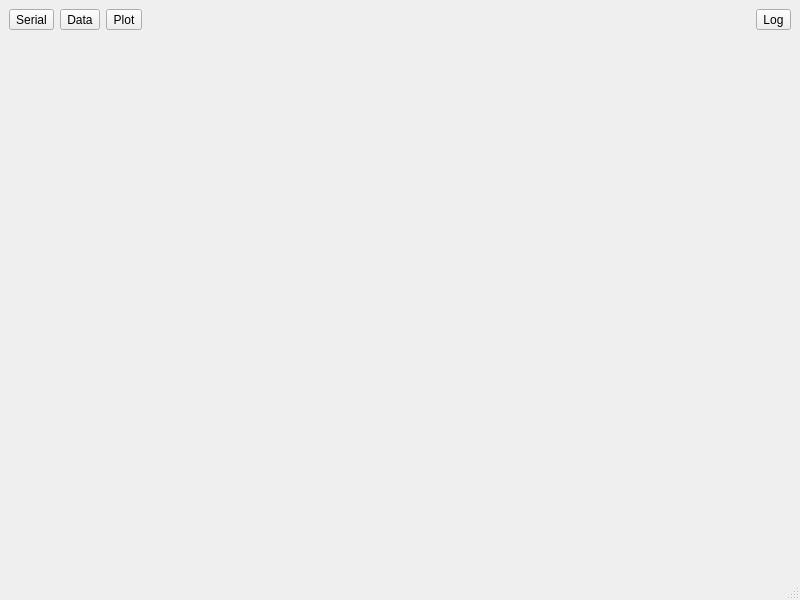
<?xml version="1.0" encoding="UTF-8"?>
<ui version="4.0">
 <class>MainWindow</class>
 <widget class="QMainWindow" name="MainWindow">
  <property name="geometry">
   <rect>
    <x>0</x>
    <y>0</y>
    <width>800</width>
    <height>600</height>
   </rect>
  </property>
  <property name="windowTitle">
   <string>MainWindow</string>
  </property>
  <widget class="QWidget" name="centralwidget">
   <layout class="QGridLayout" name="gridLayout" rowstretch="1,9">
    <item row="0" column="0">
     <layout class="QHBoxLayout" name="hLayFunc">
      <item>
       <widget class="QToolButton" name="btnSerial">
        <property name="text">
         <string>Serial</string>
        </property>
       </widget>
      </item>
      <item>
       <widget class="QToolButton" name="btnData">
        <property name="text">
         <string>Data</string>
        </property>
       </widget>
      </item>
      <item>
       <widget class="QToolButton" name="btnPlot">
        <property name="text">
         <string>Plot</string>
        </property>
       </widget>
      </item>
      <item>
       <spacer name="horizontalSpacer">
        <property name="orientation">
         <enum>Qt::Orientation::Horizontal</enum>
        </property>
        <property name="sizeHint" stdset="0">
         <size>
          <width>40</width>
          <height>20</height>
         </size>
        </property>
       </spacer>
      </item>
      <item>
       <widget class="QToolButton" name="btnLog">
        <property name="text">
         <string>Log</string>
        </property>
       </widget>
      </item>
     </layout>
    </item>
    <item row="1" column="0">
     <widget class="QStackedWidget" name="stackedWidget">
      <widget class="QWidget" name="page"/>
      <widget class="QWidget" name="page_2"/>
     </widget>
    </item>
   </layout>
  </widget>
  <widget class="QMenuBar" name="menubar">
   <property name="geometry">
    <rect>
     <x>0</x>
     <y>0</y>
     <width>800</width>
     <height>19</height>
    </rect>
   </property>
  </widget>
  <widget class="QStatusBar" name="statusbar"/>
 </widget>
 <resources/>
 <connections/>
</ui>
